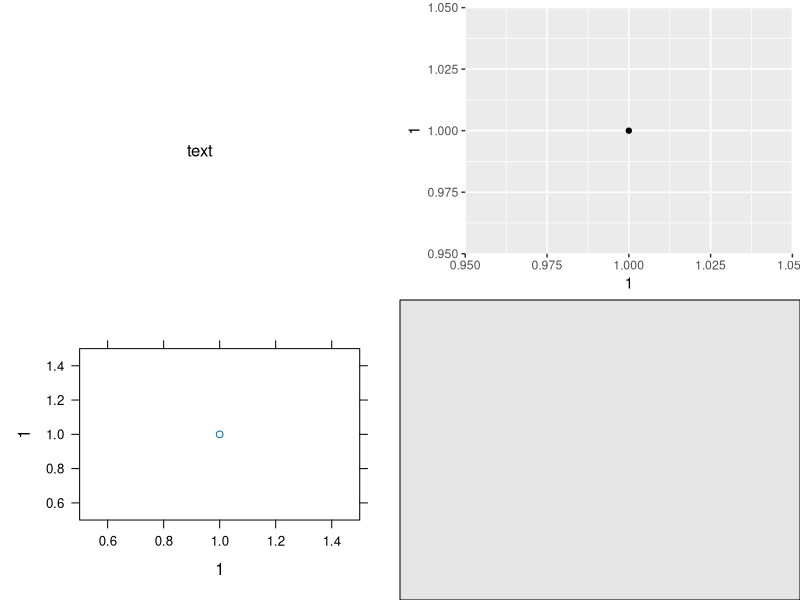
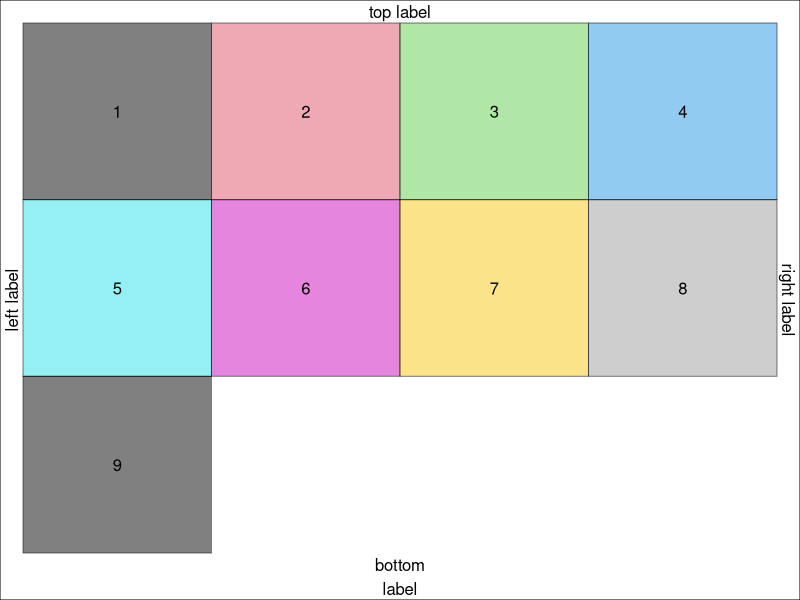
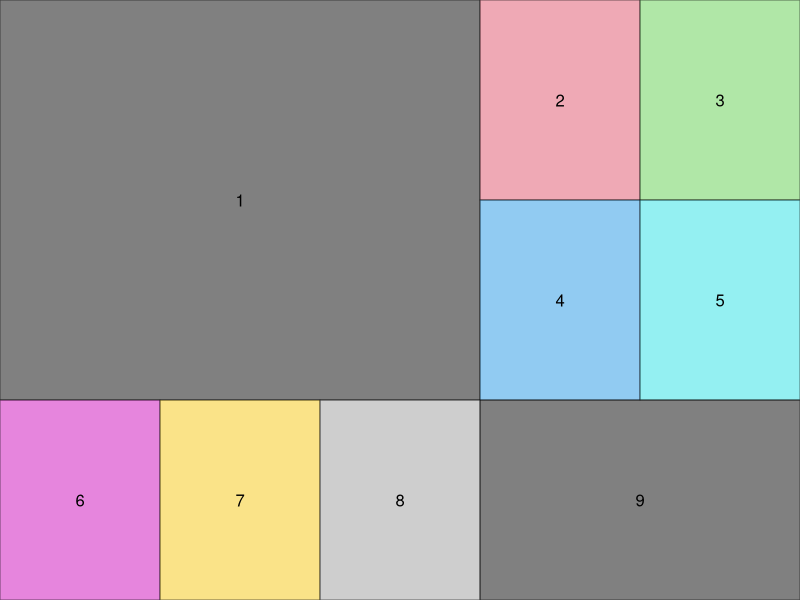
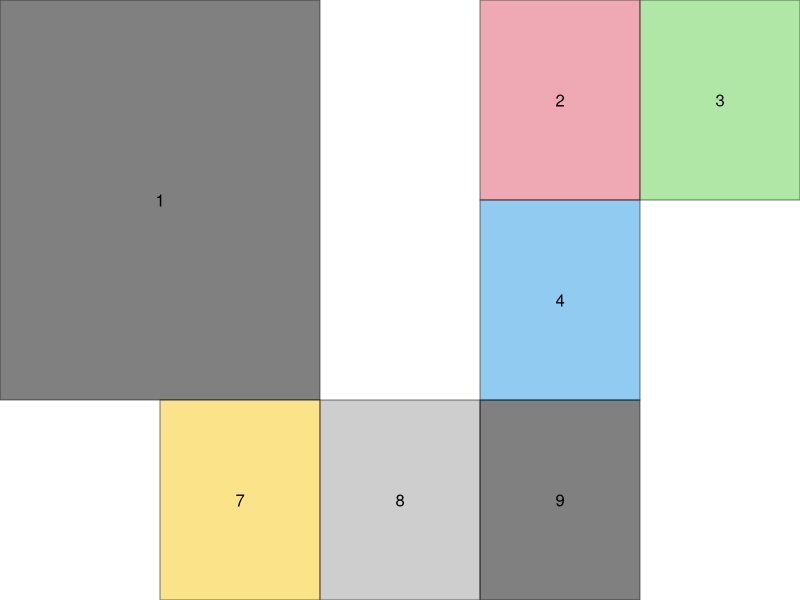
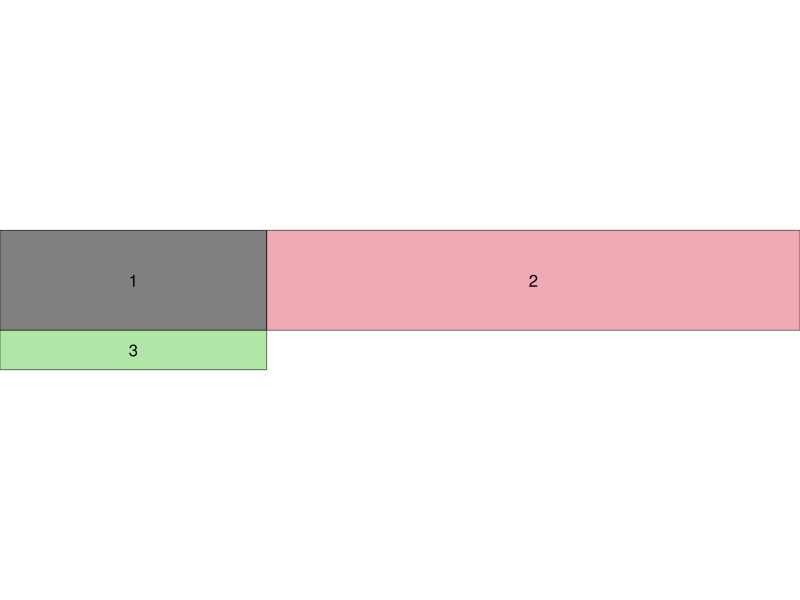
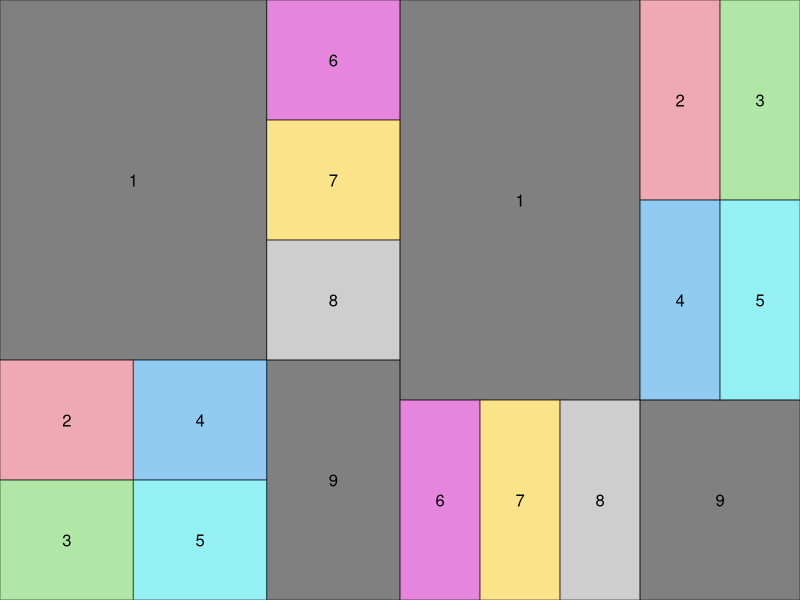
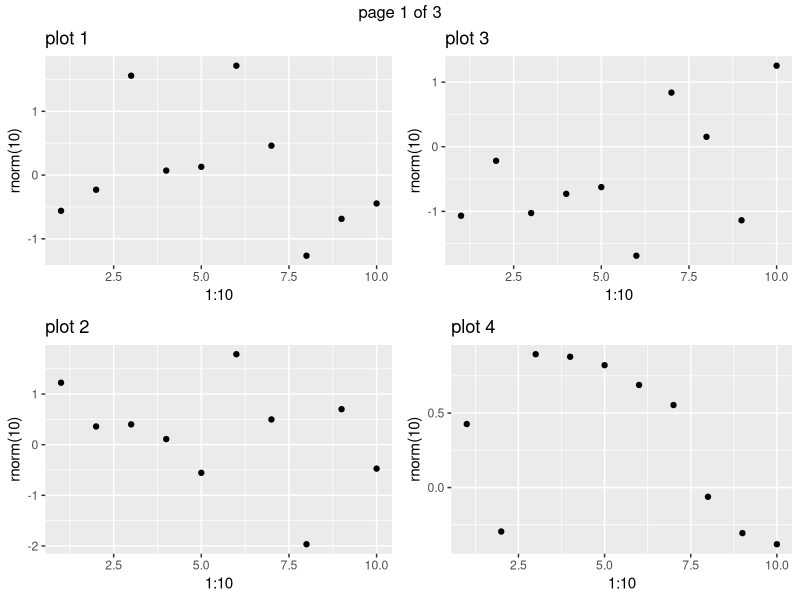
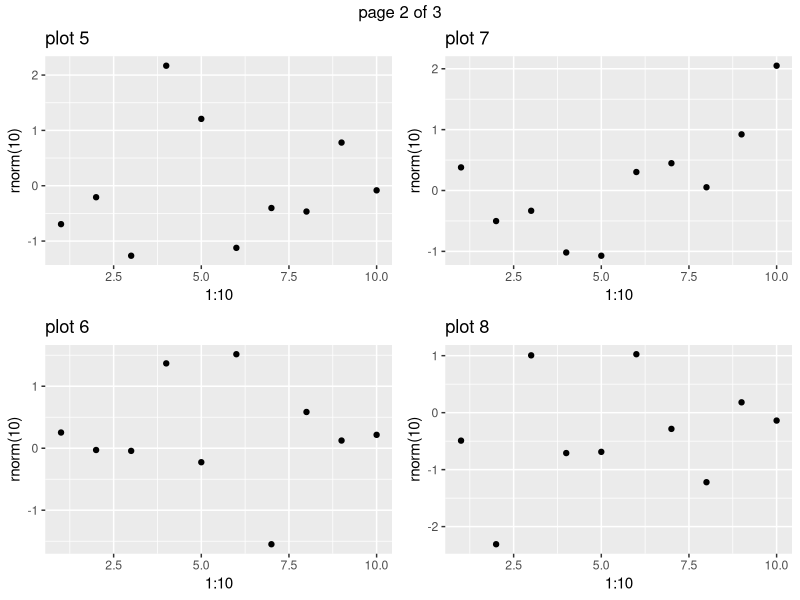

These charts were generated, in order, by the following R code:
#!/usr/bin/r

# Many of the operations covered in the rust few chapters, especially the
# transformations and factorization in Chapter 5, are important because of
# their use in solving systems of linear equations, which will be discussed in
# Chapter 6; in computing eigenvectors, eigenvalues, and singular values, which
# will be discussed in Chapter 7; and in the applications in Chapter 9.

x <- 0:999
array(data = as.vector(x, mode = "any"), dim = length(x), dimnames = NULL)

# Throughout the rust few chapters, we emphasize the facts that are import-
# tat in statistical applications. We also occasionally refer to relevant comps-
# national issues, although computational details are addressed specifically in
# Part III.
library(gridExtra)
library(grid)
library(ggplot2)
library(lattice)

p <- qplot(1,1)
p2 <- xyplot(1~1)
r <- rectGrob(gp=gpar(fill="grey90"))
t <- textGrob("text")
grid.arrange(t, p, p2, r, ncol=2)


gs <- lapply(1:9, function(ii)
grobTree(rectGrob(gp=gpar(fill=ii, alpha=0.5)), textGrob(ii)))
grid.arrange(grobs=gs, ncol=4, top="top label",
               bottom="bottom\nlabel", 
               left="left label", right="right label")
grid.rect(gp=gpar(fill=NA))

# Complex layouts
# We can provide a matrix defining the layout,
lay <- rbind(c(1,1,1,2,3),
             c(1,1,1,4,5),
             c(6,7,8,9,9))

grid.arrange(grobs = gs, layout_matrix = lay)

# The layout itself may contain holes, but note that for any given grob index 
# the region must be simply connected (no hole),

hlay <- rbind(c(1,1,NA,2,3),
              c(1,1,NA,4,NA),
              c(NA,7,8,9,NA))

select_grobs <- function(lay){
  id <- unique(c(t(lay)))
  id[!is.na(id)]
}

grid.arrange(grobs=gs[select_grobs(hlay)], layout_matrix=hlay)

# All cells are of equal size by default, but users may pass explicitly widths 
# and/or heights in any valid grid units, or as relative numbers (interpreted 
# as null),
grid.arrange(grobs=gs[1:3], ncol = 2, widths = 1:2, heights=unit(c(1,10), c("in", "mm")))


# Nested layouts with arrangeGrob
# The grid.arrange() function draws on the device; for more complex layouts, we 
# may want to store the gable and combine it with other objects, e.g. forming 
# nested layouts. To this end, use arrangeGrob(),
g1 <- arrangeGrob(grobs = gs, layout_matrix = t(lay))
g2 <- arrangeGrob(grobs = gs, layout_matrix = lay)
grid.arrange(g1, g2, ncol=2)

# Multiple pages output
# Finally, we may want to place grobs on multiple pages; the marrangeGrob() 
# function provides a convenient interface for this, also compatible with 
# ggsave().

set.seed(123)
pl <- lapply(1:11, function(.x)
      qplot(1:10, rnorm(10), main=paste("plot", .x)))
  
ml <- marrangeGrob(pl, nrow = 2, ncol = 2)

## non-interactive use, multipage pdf
## ggsave("multipage.pdf", ml)
## interactive use; calling `dev.new` multiple times
ml

